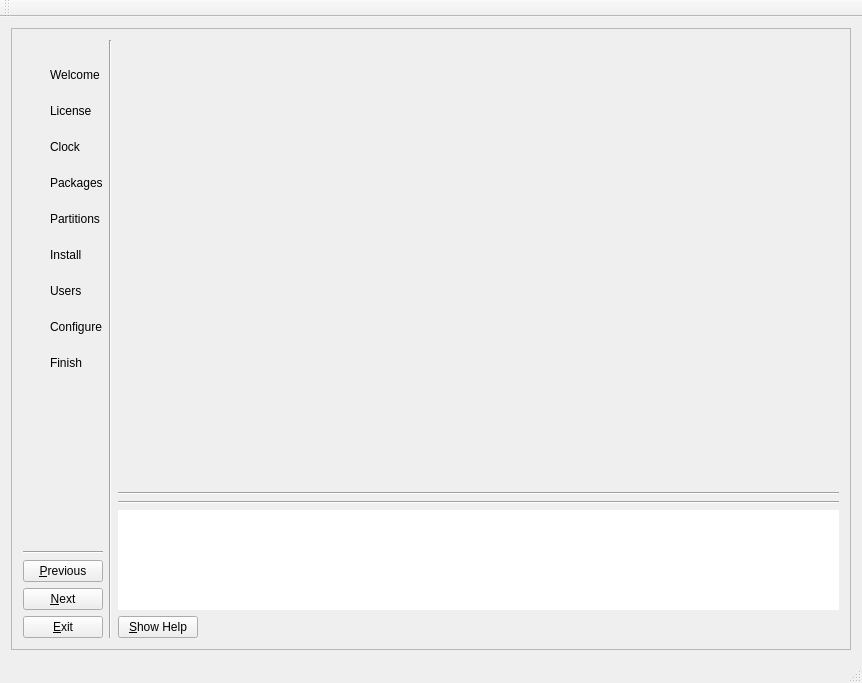
<?xml version="1.0" encoding="UTF-8"?>
<ui version="4.0">
 <class>MainWindow</class>
 <widget class="QMainWindow" name="MainWindow">
  <property name="geometry">
   <rect>
    <x>0</x>
    <y>0</y>
    <width>862</width>
    <height>683</height>
   </rect>
  </property>
  <property name="windowTitle">
   <string>MainWindow</string>
  </property>
  <widget class="QWidget" name="centralWidget">
   <layout class="QVBoxLayout" name="verticalLayout_3">
    <item>
     <widget class="QFrame" name="frame">
      <property name="sizePolicy">
       <sizepolicy hsizetype="Expanding" vsizetype="Expanding">
        <horstretch>0</horstretch>
        <verstretch>0</verstretch>
       </sizepolicy>
      </property>
      <property name="frameShape">
       <enum>QFrame::StyledPanel</enum>
      </property>
      <property name="frameShadow">
       <enum>QFrame::Raised</enum>
      </property>
      <layout class="QGridLayout" name="gridLayout_2">
       <item row="0" column="0">
        <layout class="QGridLayout" name="gridLayout" rowstretch="2,0,0,0,0,0,0,0,0,0,0,0">
         <property name="sizeConstraint">
          <enum>QLayout::SetDefaultConstraint</enum>
         </property>
         <item row="9" column="1">
          <widget class="QLabel" name="finishlabel">
           <property name="sizePolicy">
            <sizepolicy hsizetype="Preferred" vsizetype="Fixed">
             <horstretch>0</horstretch>
             <verstretch>0</verstretch>
            </sizepolicy>
           </property>
           <property name="minimumSize">
            <size>
             <width>0</width>
             <height>30</height>
            </size>
           </property>
           <property name="text">
            <string>Finish</string>
           </property>
          </widget>
         </item>
         <item row="11" column="0">
          <spacer name="verticalSpacer">
           <property name="orientation">
            <enum>Qt::Vertical</enum>
           </property>
           <property name="sizeHint" stdset="0">
            <size>
             <width>20</width>
             <height>247</height>
            </size>
           </property>
          </spacer>
         </item>
         <item row="0" column="0" colspan="2">
          <widget class="QLabel" name="meskLogoLabel">
           <property name="text">
            <string/>
           </property>
          </widget>
         </item>
         <item row="3" column="0">
          <widget class="QLabel" name="clockIcon">
           <property name="sizePolicy">
            <sizepolicy hsizetype="Preferred" vsizetype="Fixed">
             <horstretch>0</horstretch>
             <verstretch>0</verstretch>
            </sizepolicy>
           </property>
           <property name="minimumSize">
            <size>
             <width>0</width>
             <height>30</height>
            </size>
           </property>
           <property name="text">
            <string/>
           </property>
          </widget>
         </item>
         <item row="3" column="1">
          <widget class="QLabel" name="clockLabel">
           <property name="sizePolicy">
            <sizepolicy hsizetype="Preferred" vsizetype="Fixed">
             <horstretch>0</horstretch>
             <verstretch>0</verstretch>
            </sizepolicy>
           </property>
           <property name="minimumSize">
            <size>
             <width>0</width>
             <height>30</height>
            </size>
           </property>
           <property name="text">
            <string>Clock</string>
           </property>
          </widget>
         </item>
         <item row="4" column="0">
          <widget class="QLabel" name="packagesIcon">
           <property name="sizePolicy">
            <sizepolicy hsizetype="Preferred" vsizetype="Fixed">
             <horstretch>0</horstretch>
             <verstretch>0</verstretch>
            </sizepolicy>
           </property>
           <property name="minimumSize">
            <size>
             <width>0</width>
             <height>30</height>
            </size>
           </property>
           <property name="text">
            <string/>
           </property>
          </widget>
         </item>
         <item row="4" column="1">
          <widget class="QLabel" name="packagesLabel">
           <property name="sizePolicy">
            <sizepolicy hsizetype="Preferred" vsizetype="Fixed">
             <horstretch>0</horstretch>
             <verstretch>0</verstretch>
            </sizepolicy>
           </property>
           <property name="minimumSize">
            <size>
             <width>0</width>
             <height>30</height>
            </size>
           </property>
           <property name="text">
            <string>Packages</string>
           </property>
          </widget>
         </item>
         <item row="5" column="0">
          <widget class="QLabel" name="partitionsIcon">
           <property name="sizePolicy">
            <sizepolicy hsizetype="Preferred" vsizetype="Fixed">
             <horstretch>0</horstretch>
             <verstretch>0</verstretch>
            </sizepolicy>
           </property>
           <property name="minimumSize">
            <size>
             <width>0</width>
             <height>30</height>
            </size>
           </property>
           <property name="text">
            <string/>
           </property>
          </widget>
         </item>
         <item row="1" column="0">
          <widget class="QLabel" name="welcomeIcon">
           <property name="sizePolicy">
            <sizepolicy hsizetype="Preferred" vsizetype="Fixed">
             <horstretch>0</horstretch>
             <verstretch>0</verstretch>
            </sizepolicy>
           </property>
           <property name="minimumSize">
            <size>
             <width>0</width>
             <height>30</height>
            </size>
           </property>
           <property name="text">
            <string/>
           </property>
          </widget>
         </item>
         <item row="1" column="1">
          <widget class="QLabel" name="welcomelabel">
           <property name="sizePolicy">
            <sizepolicy hsizetype="Preferred" vsizetype="Fixed">
             <horstretch>0</horstretch>
             <verstretch>0</verstretch>
            </sizepolicy>
           </property>
           <property name="minimumSize">
            <size>
             <width>0</width>
             <height>30</height>
            </size>
           </property>
           <property name="text">
            <string>Welcome</string>
           </property>
          </widget>
         </item>
         <item row="2" column="0">
          <widget class="QLabel" name="licenseIcon">
           <property name="sizePolicy">
            <sizepolicy hsizetype="Preferred" vsizetype="Fixed">
             <horstretch>0</horstretch>
             <verstretch>0</verstretch>
            </sizepolicy>
           </property>
           <property name="minimumSize">
            <size>
             <width>0</width>
             <height>30</height>
            </size>
           </property>
           <property name="text">
            <string/>
           </property>
          </widget>
         </item>
         <item row="2" column="1">
          <widget class="QLabel" name="licenseLabel">
           <property name="sizePolicy">
            <sizepolicy hsizetype="Preferred" vsizetype="Fixed">
             <horstretch>0</horstretch>
             <verstretch>0</verstretch>
            </sizepolicy>
           </property>
           <property name="minimumSize">
            <size>
             <width>0</width>
             <height>30</height>
            </size>
           </property>
           <property name="text">
            <string>License</string>
           </property>
          </widget>
         </item>
         <item row="9" column="0">
          <widget class="QLabel" name="finishIcon">
           <property name="sizePolicy">
            <sizepolicy hsizetype="Preferred" vsizetype="Fixed">
             <horstretch>0</horstretch>
             <verstretch>0</verstretch>
            </sizepolicy>
           </property>
           <property name="minimumSize">
            <size>
             <width>0</width>
             <height>30</height>
            </size>
           </property>
           <property name="text">
            <string/>
           </property>
          </widget>
         </item>
         <item row="5" column="1">
          <widget class="QLabel" name="partitionsLabel">
           <property name="sizePolicy">
            <sizepolicy hsizetype="Preferred" vsizetype="Fixed">
             <horstretch>0</horstretch>
             <verstretch>0</verstretch>
            </sizepolicy>
           </property>
           <property name="minimumSize">
            <size>
             <width>0</width>
             <height>30</height>
            </size>
           </property>
           <property name="text">
            <string>Partitions</string>
           </property>
          </widget>
         </item>
         <item row="6" column="0">
          <widget class="QLabel" name="installIcon">
           <property name="sizePolicy">
            <sizepolicy hsizetype="Preferred" vsizetype="Fixed">
             <horstretch>0</horstretch>
             <verstretch>0</verstretch>
            </sizepolicy>
           </property>
           <property name="minimumSize">
            <size>
             <width>0</width>
             <height>30</height>
            </size>
           </property>
           <property name="text">
            <string/>
           </property>
          </widget>
         </item>
         <item row="6" column="1">
          <widget class="QLabel" name="installLabel">
           <property name="sizePolicy">
            <sizepolicy hsizetype="Preferred" vsizetype="Fixed">
             <horstretch>0</horstretch>
             <verstretch>0</verstretch>
            </sizepolicy>
           </property>
           <property name="minimumSize">
            <size>
             <width>0</width>
             <height>30</height>
            </size>
           </property>
           <property name="text">
            <string>Install</string>
           </property>
          </widget>
         </item>
         <item row="7" column="0">
          <widget class="QLabel" name="usersIcon">
           <property name="sizePolicy">
            <sizepolicy hsizetype="Preferred" vsizetype="Fixed">
             <horstretch>0</horstretch>
             <verstretch>0</verstretch>
            </sizepolicy>
           </property>
           <property name="minimumSize">
            <size>
             <width>0</width>
             <height>30</height>
            </size>
           </property>
           <property name="text">
            <string/>
           </property>
          </widget>
         </item>
         <item row="7" column="1">
          <widget class="QLabel" name="usersLabel">
           <property name="sizePolicy">
            <sizepolicy hsizetype="Preferred" vsizetype="Fixed">
             <horstretch>0</horstretch>
             <verstretch>0</verstretch>
            </sizepolicy>
           </property>
           <property name="minimumSize">
            <size>
             <width>0</width>
             <height>30</height>
            </size>
           </property>
           <property name="text">
            <string>Users</string>
           </property>
          </widget>
         </item>
         <item row="8" column="0">
          <widget class="QLabel" name="configureIcon">
           <property name="sizePolicy">
            <sizepolicy hsizetype="Preferred" vsizetype="Fixed">
             <horstretch>0</horstretch>
             <verstretch>0</verstretch>
            </sizepolicy>
           </property>
           <property name="minimumSize">
            <size>
             <width>0</width>
             <height>30</height>
            </size>
           </property>
           <property name="text">
            <string/>
           </property>
          </widget>
         </item>
         <item row="8" column="1">
          <widget class="QLabel" name="configureLabel">
           <property name="sizePolicy">
            <sizepolicy hsizetype="Preferred" vsizetype="Fixed">
             <horstretch>0</horstretch>
             <verstretch>0</verstretch>
            </sizepolicy>
           </property>
           <property name="minimumSize">
            <size>
             <width>0</width>
             <height>30</height>
            </size>
           </property>
           <property name="text">
            <string>Configure</string>
           </property>
          </widget>
         </item>
         <item row="10" column="0">
          <widget class="QLabel" name="stepsLabel">
           <property name="text">
            <string/>
           </property>
          </widget>
         </item>
        </layout>
       </item>
       <item row="0" column="1" rowspan="2">
        <widget class="Line" name="line">
         <property name="orientation">
          <enum>Qt::Vertical</enum>
         </property>
        </widget>
       </item>
       <item row="0" column="2" rowspan="2">
        <layout class="QVBoxLayout" name="verticalLayout_2">
         <item>
          <widget class="QStackedWidget" name="stackedWidget">
           <property name="sizePolicy">
            <sizepolicy hsizetype="Preferred" vsizetype="Preferred">
             <horstretch>0</horstretch>
             <verstretch>14</verstretch>
            </sizepolicy>
           </property>
           <widget class="QWidget" name="page_3"/>
           <widget class="QWidget" name="page_4"/>
          </widget>
         </item>
         <item>
          <widget class="Line" name="line_2">
           <property name="orientation">
            <enum>Qt::Horizontal</enum>
           </property>
          </widget>
         </item>
         <item>
          <layout class="QVBoxLayout" name="messagesVerticalLayout"/>
         </item>
         <item>
          <widget class="Line" name="line_3">
           <property name="orientation">
            <enum>Qt::Horizontal</enum>
           </property>
          </widget>
         </item>
         <item>
          <widget class="QTextEdit" name="helpTextEdit">
           <property name="enabled">
            <bool>true</bool>
           </property>
           <property name="sizePolicy">
            <sizepolicy hsizetype="Expanding" vsizetype="Expanding">
             <horstretch>170</horstretch>
             <verstretch>4</verstretch>
            </sizepolicy>
           </property>
           <property name="maximumSize">
            <size>
             <width>16777215</width>
             <height>100</height>
            </size>
           </property>
           <property name="frameShape">
            <enum>QFrame::NoFrame</enum>
           </property>
           <property name="frameShadow">
            <enum>QFrame::Plain</enum>
           </property>
           <property name="readOnly">
            <bool>true</bool>
           </property>
          </widget>
         </item>
         <item>
          <widget class="QPushButton" name="helpPushButton">
           <property name="sizePolicy">
            <sizepolicy hsizetype="Fixed" vsizetype="Fixed">
             <horstretch>0</horstretch>
             <verstretch>0</verstretch>
            </sizepolicy>
           </property>
           <property name="text">
            <string>&amp;Show Help</string>
           </property>
          </widget>
         </item>
        </layout>
       </item>
       <item row="1" column="0">
        <layout class="QVBoxLayout" name="verticalLayout">
         <item>
          <widget class="Line" name="line_7">
           <property name="orientation">
            <enum>Qt::Horizontal</enum>
           </property>
          </widget>
         </item>
         <item>
          <spacer name="verticalSpacer_4">
           <property name="orientation">
            <enum>Qt::Vertical</enum>
           </property>
           <property name="sizeHint" stdset="0">
            <size>
             <width>17</width>
             <height>38</height>
            </size>
           </property>
          </spacer>
         </item>
         <item>
          <widget class="QPushButton" name="previousPushButton">
           <property name="text">
            <string>&amp;Previous</string>
           </property>
          </widget>
         </item>
         <item>
          <widget class="QPushButton" name="nextPushButton">
           <property name="text">
            <string>&amp;Next</string>
           </property>
          </widget>
         </item>
         <item>
          <spacer name="verticalSpacer_5">
           <property name="orientation">
            <enum>Qt::Vertical</enum>
           </property>
           <property name="sizeHint" stdset="0">
            <size>
             <width>17</width>
             <height>8</height>
            </size>
           </property>
          </spacer>
         </item>
         <item>
          <widget class="QPushButton" name="exitPushButton">
           <property name="sizePolicy">
            <sizepolicy hsizetype="Minimum" vsizetype="Fixed">
             <horstretch>0</horstretch>
             <verstretch>6</verstretch>
            </sizepolicy>
           </property>
           <property name="text">
            <string>&amp;Exit</string>
           </property>
          </widget>
         </item>
        </layout>
       </item>
      </layout>
     </widget>
    </item>
   </layout>
  </widget>
  <widget class="QMenuBar" name="menuBar">
   <property name="geometry">
    <rect>
     <x>0</x>
     <y>0</y>
     <width>862</width>
     <height>20</height>
    </rect>
   </property>
  </widget>
  <widget class="QToolBar" name="mainToolBar">
   <attribute name="toolBarArea">
    <enum>TopToolBarArea</enum>
   </attribute>
   <attribute name="toolBarBreak">
    <bool>false</bool>
   </attribute>
  </widget>
  <widget class="QStatusBar" name="statusBar"/>
 </widget>
 <layoutdefault spacing="6" margin="11"/>
 <resources/>
 <connections>
  <connection>
   <sender>exitPushButton</sender>
   <signal>clicked()</signal>
   <receiver>MainWindow</receiver>
   <slot>close()</slot>
   <hints>
    <hint type="sourcelabel">
     <x>60</x>
     <y>601</y>
    </hint>
    <hint type="destinationlabel">
     <x>430</x>
     <y>322</y>
    </hint>
   </hints>
  </connection>
 </connections>
</ui>
